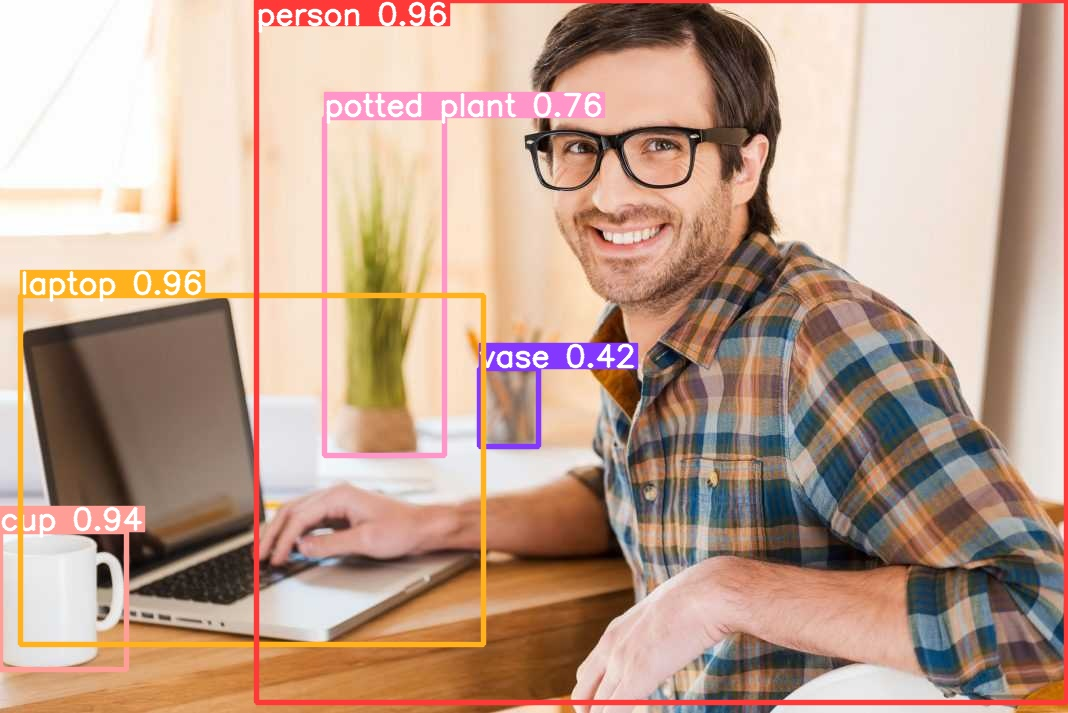
#> input picture testimage/image0.jpg, 1068 x 713 px
$ python compare.py ../testimage/image0.jpg ../testimage/image0.jpg
#> lines starting #> are read from the running program, lines starting #| are printed output that depends on the picture
import cv2
import sys
import numpy as np
from skimage.metrics import structural_similarity as ssim

def compare_pics(image1_path, image2_path):
#> called with image1_path = '../testimage/image0.jpg', image2_path = '../testimage/image0.jpg'
    image1 = cv2.imread(image1_path)
#> image1 is the input picture: shape (713, 1068, 3); mean B, G, R 143.8, 161.2, 191.8
    image2 = cv2.imread(image2_path)
    gray1 = cv2.cvtColor(image1, cv2.COLOR_BGR2GRAY)
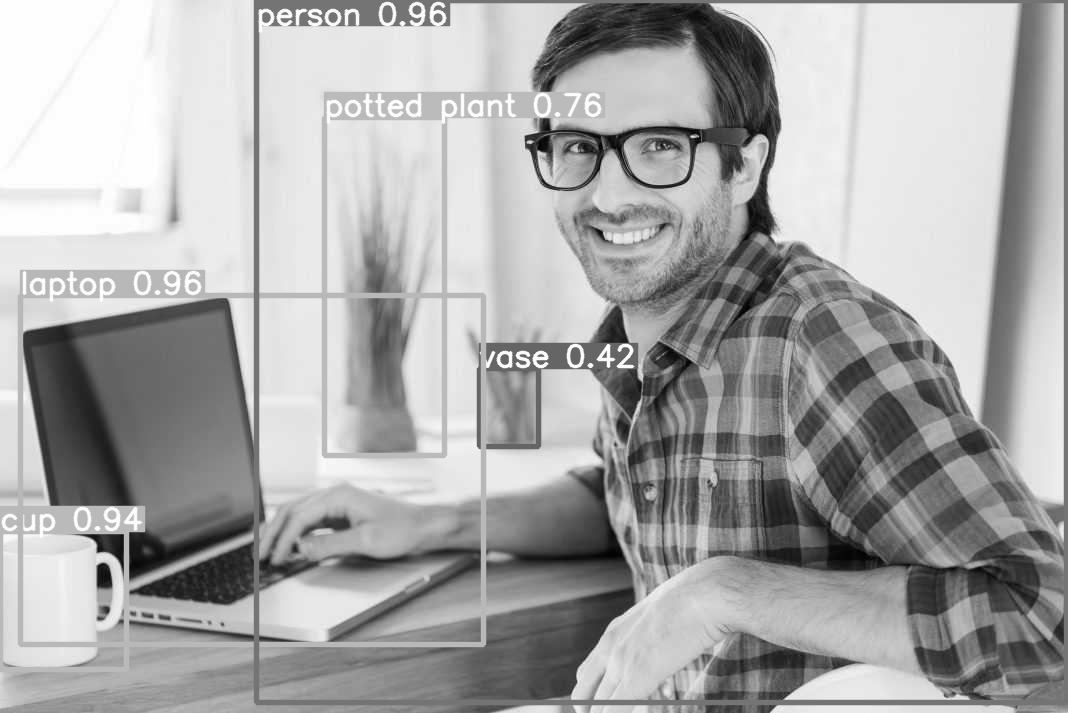
#> gray1: shape (713, 1068); min 0, max 255, mean 168.4
    gray2 = cv2.cvtColor(image2, cv2.COLOR_BGR2GRAY)
    m = mse(gray1, gray2)
#> in mse, `diff = np.sum((image1.astype("float") - image2.astype("float")) ** 2)`: diff = 0
#> m = 0
    s = ssim(gray1, gray2)
#> s = 1
    return m, s

def mse(image1, image2):
    diff = np.sum((image1.astype("float") - image2.astype("float")) ** 2)
    diff /= float(image1.shape[0] * image1.shape[1])
    return diff

if __name__ == "__main__":
    if len(sys.argv) != 3:
        print("Неверное количество аргументов!")
        sys.exit(1)
    image_path1 = sys.argv[1]
    image_path2 = sys.argv[2]
    m, s = compare_pics(image_path1, image_path2)
#> m = 0; s = 1
    print("MSE: ", m, "\n")
#| MSE:  0.0
    print("SSIM: ", s, "\n")
#| SSIM:  1.0
